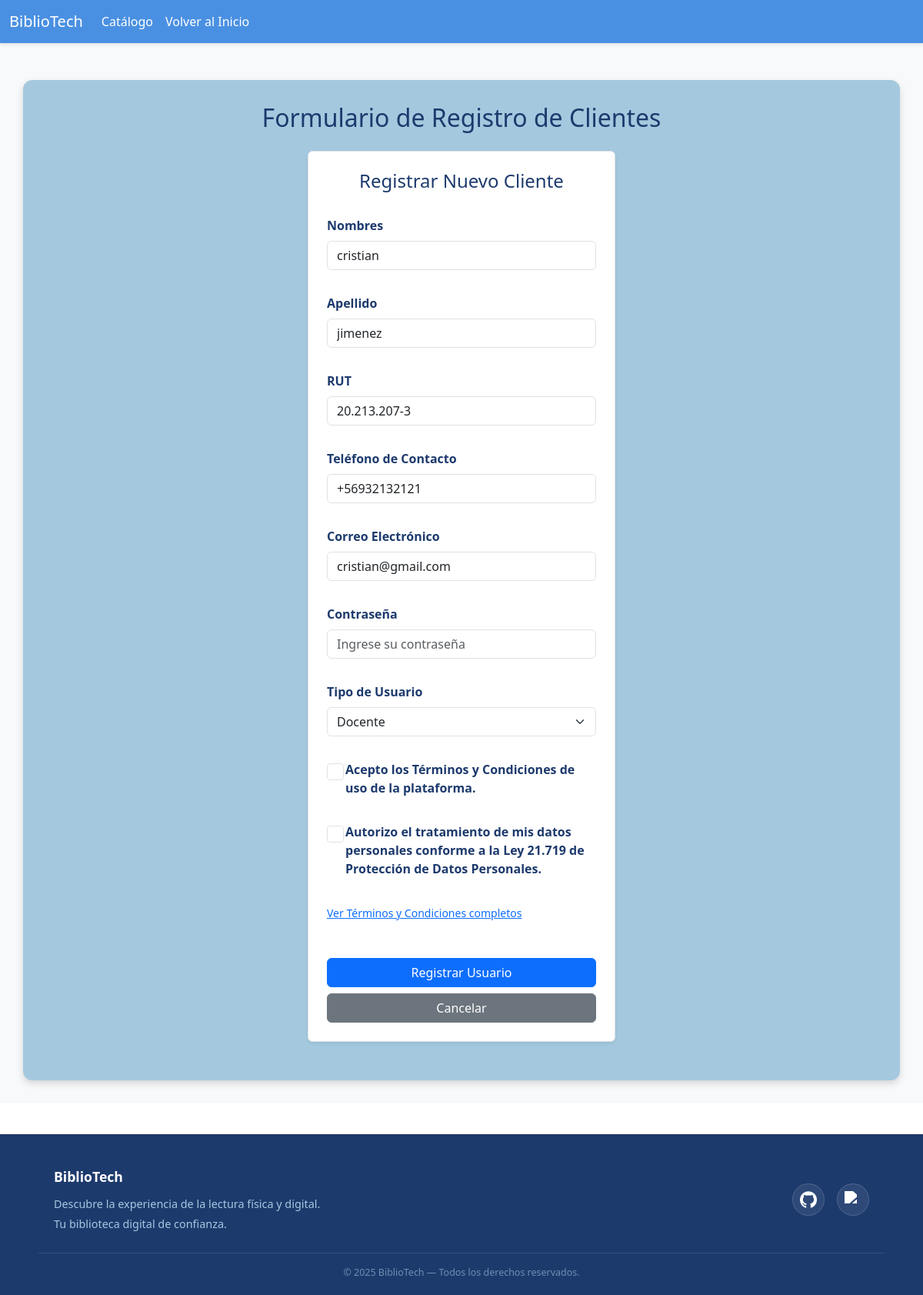
The app's page /editar-usuario/1/ with its own data.
### apps/usuarios/models.py (models this page shows, shortened)
class Usuario(models.Model):
    TIPO_USUARIO = [
        ('ESTUDIANTE', 'Estudiante'),
        ('DOCENTE', 'Docente'),
        ('ADMINISTRATIVO', 'Administrativo'),
    ]
    id  = models.AutoField(primary_key=True)
    rut = models.CharField( max_length=12, unique=True, verbose_name="RUT")
    nombre = models.CharField(max_length=100)
    apellido = models.CharField(max_length=100)
    telefono = models.CharField(max_length=20, verbose_name="Teléfono")
    correo = models.EmailField()
    password = models.CharField(max_length=128)
    tipo = models.CharField(max_length=20, choices=TIPO_USUARIO, verbose_name="Tipo de Usuario")
    activo = models.BooleanField(default=True, verbose_name="¿Está activo?")
    class Meta:
        verbose_name = "Usuario"
        verbose_name_plural = "Usuarios"

### apps/usuarios/views.py (the view)
# urls.py: path('editar-usuario/<int:id>/', usuarioV.editar_usuario, name='editar_usuario'),
def editar_usuario(request, id):
    usuario = get_object_or_404(Usuario, id=id)
    if request.method == 'POST':
        form = UsuarioForm(request.POST, instance=usuario)
        if form.is_valid():
            form.save()
            return redirect('tabla_usuarios')
    else:
        form = UsuarioForm(instance=usuario)
    return render(request, 'registrarCliente.html', {'form': form})

### templates/registrarCliente.html (shortened to what this page needs)
{% load static %}
<!DOCTYPE html>
<html lang="en">
<head>
    <link rel="stylesheet" href="{% static 'css/style.css' %}">
    <link rel="stylesheet" href="{% static 'css/footer.css' %}">
    <link rel="stylesheet" href="{% static 'css/formularios.css' %}">
    <link rel="stylesheet" href="{% static 'css/navbar.css' %}">
    <link href="https://cdn.jsdelivr.net/npm/bootstrap@5.3.3/dist/css/bootstrap.min.css" rel="stylesheet">
</head>
<body>
    <div id="main-container">
        <header>
            <nav class="navbar navbar-expand-lg navbar-custom">
                <div class="container-fluid">
                    <a class="navbar-brand" href="{% url 'index' %}">BiblioTech</a>
                    <div class="collapse navbar-collapse">
                        <ul class="navbar-nav me-auto">
                            <li class="nav-item">
                                <a class="nav-link" href="{% url 'catalogo' %}">Catálogo</a>
                            </li>
                            {% if user.is_authenticated %}
                            <li class="nav-item">
                                <a class="nav-link" href="{% url 'renta' %}">Solicitar Libro</a>
                            </li>
                            <li class="nav-item dropdown">
                                <a class="nav-link dropdown-toggle" href="#" role="button" data-bs-toggle="dropdown"
                                    aria-expanded="false">
                                    Tablas
                                </a>
                                <ul class="dropdown-menu">
                                    <li><a class="dropdown-item" href="{% url 'tabla_libros' %}">Tabla Libros</a></li>
                                    <li><a class="dropdown-item" href="{% url 'tabla_prestamos' %}">Mis Préstamos</a>
                                    </li>
                                    {% if user.is_superuser %}
                                    <li>
                                        <hr class="dropdown-divider">
                                    </li>
                                    <li><a class="dropdown-item" href="{% url 'tabla_usuarios' %}">Tabla Usuarios
                                            (Admin)</a></li>
                                    {% endif %}
                                </ul>
                            </li>
                            {% if user.is_superuser %}
                            <li class="nav-item dropdown">
                                <a class="nav-link dropdown-toggle" href="#" role="button" data-bs-toggle="dropdown"
                                    aria-expanded="false">
                                    Gestión (Admin)
                                </a>
                                <ul class="dropdown-menu">
                                    <li><a class="dropdown-item" href="{% url 'registrar_cliente' %}">Registrar
                                            Clientes</a></li>
                                    <li><a class="dropdown-item" href="{% url 'registrar_libro' %}">Registrar Libros</a>
                                    </li>
                                </ul>
                            </li>
                            {% endif %}
                        </ul>
                        {% if user.is_authenticated %}
                        <div class="d-flex align-items-center">
                            <span class="navbar-text me-3 text-white" style="color: inherit;">
                                Hola, {{ user.first_name|default:user.username|title }}
                            </span>
                            <form action="{% url 'logout' %}" method="post"
                                class="d-flex m-0 p-0 bg-transparent border-0"> {% csrf_token %}
                                <button class="btn btn-sm btn-danger border-0 fw-bold px-3" type="submit">Cerrar
                                    Sesión</button>
                            </form>
                        </div>
                        {% endif %}
                        {% else %}
                        <ul class="navbar-nav ms-auto">
                            <li class="nav-item">
                                <a class="nav-link" href="{% url 'index' %}">Volver al Inicio</a>
                            </li>
                        </ul>
                        {% endif %}
                    </div>
                </div>
            </nav>
        </header>
        <section class="bg-light">
            <div class="container mt-5">
                <h2 class="mb-4 text-center">Formulario de Registro de Clientes</h2>
                <form method="POST" class="p-4 border rounded bg-white shadow-sm">
                    <h2 class="mb-3 text-center">Registrar Nuevo Cliente</h2>
                    {% for field in form %}
                    <div class="mb-3">
                        {% if field.field.widget.input_type == 'checkbox' %}
                        <div class="form-check">
                            {{ field }}
                            <label class="form-check-label" for="{{ field.id_for_label }}">
                                {{ field.label }}
                            </label>
                        </div>
                        {% else %}
                        <label class="form-label fw-bold">{{ field.label }}</label>
                        {{ field }}
                        {% endif %}
                    </div>
                    {% endfor %}
                    <div class="mb-2">
                        <a href="#" data-bs-toggle="modal" data-bs-target="#modalTerminos" class="small text-primary">
                            Ver Términos y Condiciones completos
                        </a>
                    </div>
                    <div class="d-grid gap-2 mt-4">
                        <button type="submit" class="btn btn-primary">Registrar Usuario</button>
                        <a href="{% url 'index' %}" class="btn btn-secondary">Cancelar</a>
                    </div>
                </form>
            </div>
        </section>
        <footer class="site-footer">
            <div id="footer-container">
                <div class="footer-top">
                    <strong>BiblioTech</strong>
                    Descubre la experiencia de la lectura física y digital.<br>
                    Tu biblioteca digital de confianza.
                </div>
                <ul class="footer-links">
                    <li>
                        <a class="link" href="https://github.com/crisdev06/BiblioTech" target="_blank" rel="noreferrer"
                            title="GitHub">
                            <img class="logo" src="{% static 'icons/github.png' %}" alt="GitHub">
                        </a>
                    </li>
                    <li>
                        <a class="link" href="https://portal.inacap.cl" target="_blank" title="INACAP">
                            <img class="logo" src="{% static 'icons/inacap.png' %}" alt="INACAP">
                        </a>
                    </li>
                </ul>
            </div>
            <div class="footer-bottom">
                © 2025 BiblioTech — Todos los derechos reservados.
            </div>
        </footer>
    </div>
</body>
</html>

### static/css/style.css (style rules this page uses)
* { margin: 0; padding: 0; box-sizing: border-box; font-family: 'Segoe UI', Tahoma, Geneva, Verdana, sans-serif; text-decoration: none; }
body { background-color: #d6e4f5; color: #1d3a6d; line-height: 1.6; }
#main-container { display: grid; min-height: 100dvh; grid-template-rows: auto 1fr auto; }
.container { max-width: 1100px; margin: 30px auto; background-color: #a4c9df; padding: 30px; border-radius: 12px; box-shadow: 0 4px 10px rgba(0, 0, 0, 0.15); }
.container h2 { color: #1d3a6d; margin-bottom: 20px; }
form { background-color: #7bb7d1; padding: 20px; margin: 20px 0; border-radius: 10px; display: flex; flex-direction: column; gap: 12px; }
form h2 { text-align: center; color: #1d3a6d; }
label { font-weight: bold; color: #1d3a6d; }
input, select { padding: 10px; border: 1px solid #4aa0c4; border-radius: 6px; outline: none; width: 100%; }

### static/css/footer.css (style rules this page uses)
.site-footer { background-color: #1d3a6d; color: #a4c9df; padding: 40px 0 20px; margin-top: 40px; }
#footer-container { max-width: 1100px; margin: 0 auto; padding: 0 20px; display: grid; grid-template-columns: 1fr auto; align-items: center; gap: 20px; }
.footer-top { font-size: 0.9rem; line-height: 1.8; color: #a4c9df; }
.footer-top strong { color: #ffffff; font-size: 1.1rem; display: block; margin-bottom: 6px; }
.footer-links { list-style: none; display: flex; justify-content: flex-end; align-items: center; gap: 16px; margin: 0; padding: 0; }
.footer-links .link { display: flex; align-items: center; justify-content: center; width: 42px; height: 42px; border-radius: 50%; background-color: rgba(255, 255, 255, 0.08); border: 1px solid rgba(255, 255, 255, 0.15); transition: background 0.2s, transform 0.2s; }
.footer-links .logo { width: 22px; height: 22px; filter: brightness(0) invert(1); }
.footer-bottom { text-align: center; font-size: 0.78rem; color: rgba(164, 201, 223, 0.6); margin-top: 24px; padding-top: 16px; border-top: 1px solid rgba(255, 255, 255, 0.1); max-width: 1100px; margin-left: auto; margin-right: auto; padding-left: 20px; padding-right: 20px; }

### static/css/formularios.css (style rules this page uses)
form { background: #ffffff; padding: 20px; border-radius: 12px; box-shadow: 0 4px 8px rgba(0, 0, 0, 0.1); max-width: 400px; margin: 20px auto; display: flex; flex-direction: column; gap: 15px; position: relative; }
form h2 { text-align: center; font-size: 1.5em; margin-bottom: 10px; color: #333; }
form input { padding: 10px; border: 1px solid #ccc; border-radius: 8px; font-size: 1em; width: 100%; }
form button { background-color: #4CAF50; color: white; font-size: 1em; font-weight: bold; padding: 10px; border: none; border-radius: 8px; cursor: pointer; transition: background 0.3s ease; }

### static/css/navbar.css (style rules this page uses)
.navbar-custom { background-color: #4a90e2; box-shadow: 0 2px 4px rgba(0, 0, 0, 0.1); }
.navbar-custom .navbar-brand, .navbar-custom .nav-link, .navbar-custom .dropdown-toggle { color: #ffffff; transition: color 0.3s ease; }

### records on screen
Usuario: form "cristian" "jimenez" "20.213.207-3" "+56932132121" "cristian@gmail.com" "Docente"

### other values on screen
{{ field.label }} "Nombres" "Apellido" "RUT" "Teléfono de Contacto" "Correo Electrónico" "Contraseña" "Tipo de Usuario"
{{ field.label }} "Acepto los Términos y Condiciones de uso de la plataforma." "Autorizo el tratamiento de mis datos personales conforme a la Ley 21.719 de Protección de Datos Personales."
